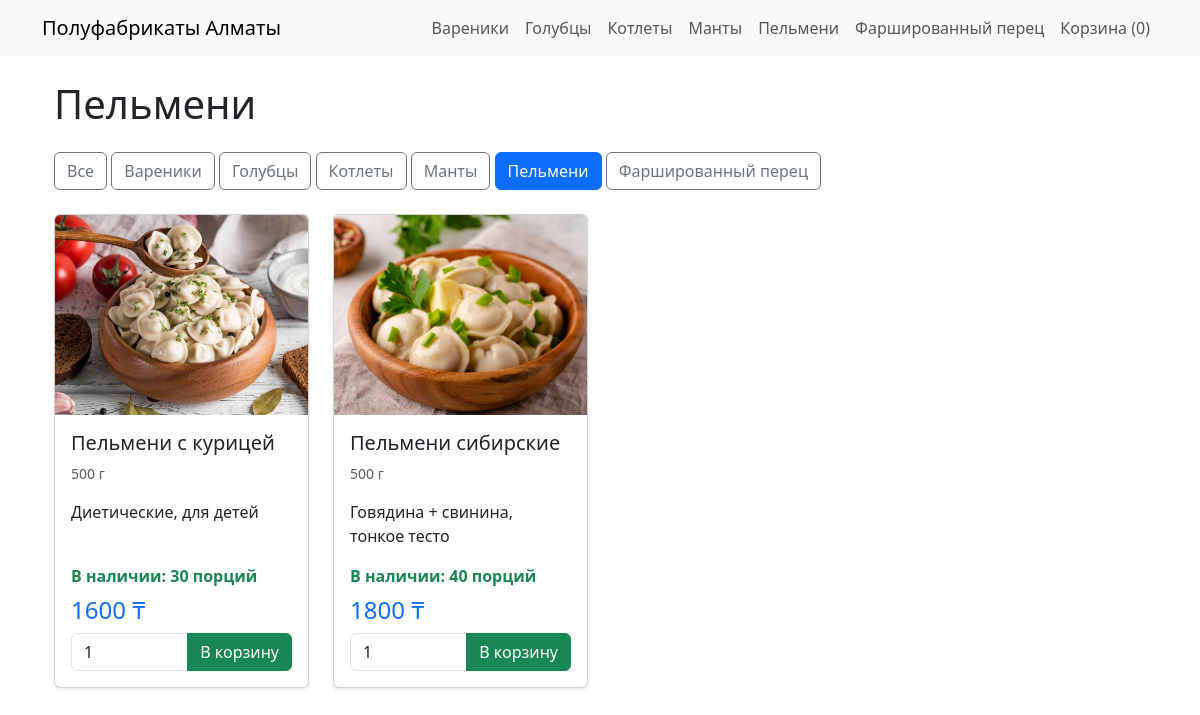
The page /pelmeni/ on the database its author committed.
### shop/models.py (models this page shows, shortened)
class Category(models.Model):
    name = models.CharField('Название', max_length=100)
    slug = models.SlugField('ЧПУ (латиницей)', unique=True)
    class Meta:
        verbose_name = 'Категория'
        verbose_name_plural = 'Категории'          # ← будет в меню
        ordering = ['name']

class Product(models.Model):
    category = models.ForeignKey(Category, verbose_name='Категория', on_delete=models.CASCADE)
    name = models.CharField('Название товара', max_length=200)
    slug = models.SlugField('ЧПУ (латиницей)', unique=True)
    image = models.ImageField('Фото', upload_to='products/', blank=True)
    description = models.TextField('Описание')
    price = models.DecimalField('Цена (₸)', max_digits=10, decimal_places=0)
    weight = models.IntegerField('Вес (грамм)')
    available = models.BooleanField('В продаже', default=True)
    stock = models.PositiveIntegerField('Остаток на складе', default=0)
    class Meta:
        verbose_name = 'Товар'
        verbose_name_plural = 'Товары'             # ← будет в меню
        ordering = ['name']

### shop/views.py (the view)
# urls.py: path('', views.product_list, name='product_list'),
def product_list(request, category_slug=None):
    category = None
    categories = Category.objects.all()
    products = Product.objects.filter(available=True)
    if category_slug:
        category = get_object_or_404(Category, slug=category_slug)
        products = products.filter(category=category)
    return render(request, 'shop/product_list.html', {
        'category': category, 'categories': categories, 'products': products
    })

### shop/context_processors.py (called while the page is built)
def menu(request):
    return {'categories': Category.objects.all()}

### templates/shop/product_list.html (shortened to what this page needs)
{% extends 'base.html' %}
{% load static %}
{% block content %}
<div class="container">
    <h1 class="my-4">
        {% if category %}
            {{ category.name }}
        {% else %}
            Все товары
        {% endif %}
    </h1>
    <div class="mb-4">
        <a href="{% url 'shop:product_list' %}" class="btn {% if not category %}btn-primary{% else %}btn-outline-secondary{% endif %}">Все</a>
        {% for c in categories %}
            <a href="{{ c.get_absolute_url }}" class="btn {% if category == c %}btn-primary{% else %}btn-outline-secondary{% endif %}">
                {{ c.name }}
            </a>
        {% endfor %}
    </div>
    <div class="row row-cols-1 row-cols-md-3 row-cols-lg-4 g-4">
        {% for product in products %}
            <div class="col">
                <div class="card h-100 shadow-sm">
                    {% if product.image %}
                        <img src="{{ product.image.url }}" class="card-img-top" alt="{{ product.name }}" style="height: 200px; object-fit: cover;">
                    {% else %}
                        <div class="bg-light border d-flex align-items-center justify-content-center" style="height: 200px;">
                            <small class="text-muted">Фото скоро</small>
                        </div>
                    {% endif %}
                    <div class="card-body d-flex flex-column">
                        <h5 class="card-title">{{ product.name }}</h5>
                        <p class="card-text text-muted small">
                            {{ product.weight }} г
                        </p>
                        <p class="card-text flex-grow-1">
                            {{ product.description|truncatewords:15 }}
                        </p>
                        {% if product.stock > 0 %}
                            <p class="text-success fw-bold mb-2">
                                В наличии: <strong>{{ product.stock }}</strong> порций
                            </p>
                        {% else %}
                            <p class="text-danger fw-bold mb-2">Нет в наличии</p>
                        {% endif %}
                        <div class="mt-auto">
                            <div class="d-flex justify-content-between align-items-center mb-2">
                                <span class="h4 text-primary mb-0">{{ product.price }} ₸</span>
                            </div>
                            {% if product.stock > 0 %}
                                <form method="post" action="{% url 'cart:add' product.id %}">
                                    <div class="input-group">
                                        <input type="number" name="quantity" value="1" min="1" max="{{ product.stock }}"
                                               class="form-control" style="width: 70px;" required>
                                        <button type="submit" class="btn btn-success">
                                            В корзину
                                        </button>
                                    </div>
                                </form>
                            {% else %}
                                <button class="btn btn-secondary w-100" disabled>
                                    Нет в наличии
                                </button>
                            {% endif %}
                        </div>
                    </div>
                </div>
            </div>
        {% empty %}
            <div class="col-12">
                <div class="alert alert-info text-center">
                    Товаров пока нет. Загляните позже!
                </div>
            </div>
        {% endfor %}
    </div>
</div>
{% endblock %}

### templates/base.html (shortened to what this page needs)
<!DOCTYPE html>
<html lang="ru">
<head>
    <link href="https://cdn.jsdelivr.net/npm/bootstrap@5.3.0/dist/css/bootstrap.min.css" rel="stylesheet">
    {% load static %}
</head>
<body>
    <nav class="navbar navbar-expand-lg navbar-light bg-light">
        <div class="container">
            <a class="navbar-brand" href="{% url 'shop:product_list' %}">Полуфабрикаты Алматы</a>
            <div class="navbar-nav">
                {% for c in categories %}
                    <a class="nav-link" href="{{ c.get_absolute_url }}">{{ c.name }}</a>
                {% endfor %}
                <a class="nav-link" href="{% url 'cart:cart_detail' %}">Корзина ({{ request.session.cart|length }})</a>
            </div>
        </div>
    </nav>
    <div class="container mt-4">
        {% block content %}{% endblock %}
    </div>
</body>
</html>

### rows shown on the page
Category: name "Вареники"
Category: name "Голубцы"
Category: name "Котлеты"
Category: name "Манты"
Category: name "Пельмени"
Category: name "Фаршированный перец"
Product: image (picture), name "Пельмени с курицей", weight "500", description "Диетические, для детей", stock "30", price "1600"
Product: image (picture), name "Пельмени сибирские", weight "500", description "Говядина + свинина, тонкое тесто", stock "40", price "1800"

### other values the page prints
{{ request.session.cart|length }} "0"
